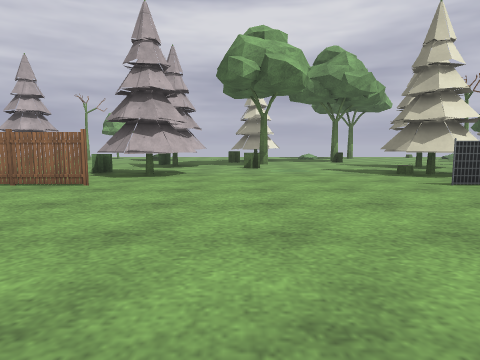
view 1 (above)

24 first-person views from a walk through a level from a Godot 3-D game. The camera is 1.3 m above the floor, tilts 6° down and sees 75° across. Doors that lead somewhere are drawn open, without their leaves. The floor is counted in squares, 2 m on a side. Each view is taken from the middle of a square. On the plan, view 1 faces up. The plan holds only what a view shows up to about 10 squares ahead; the rest is blank. The place goes on beyond the plan. Surface patterns are stand-ins for the level's own textures.

view 2
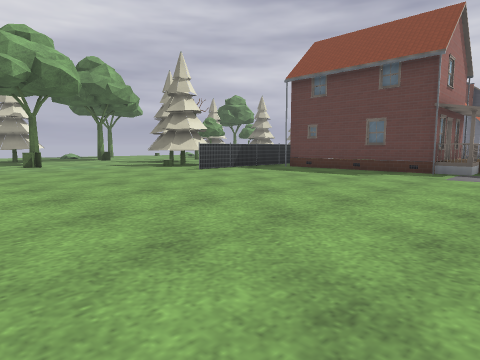

view 3
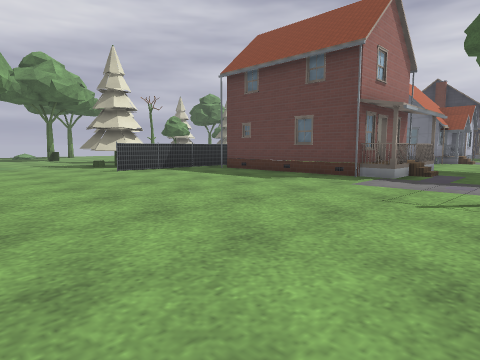

view 4
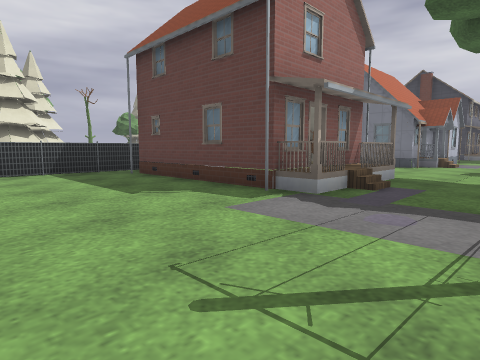

view 5
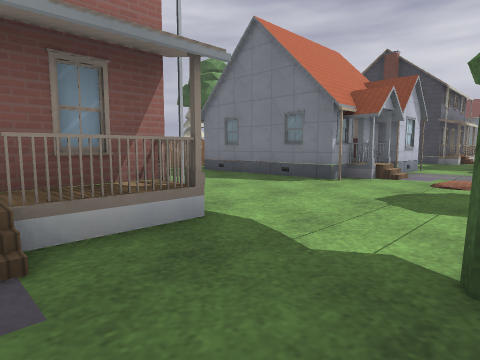

view 6
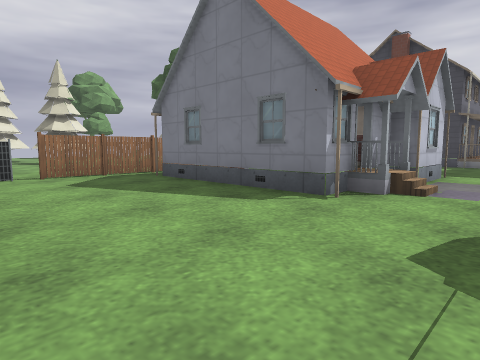

view 7
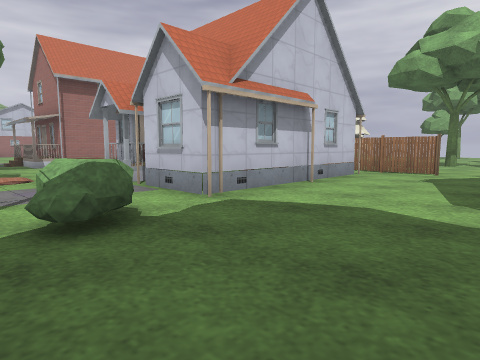

view 8
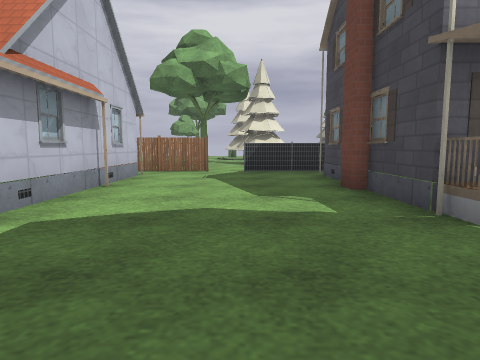

view 9
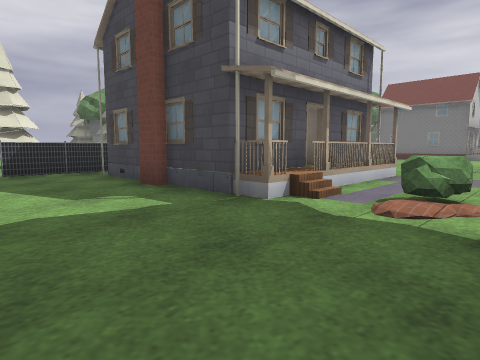

view 10
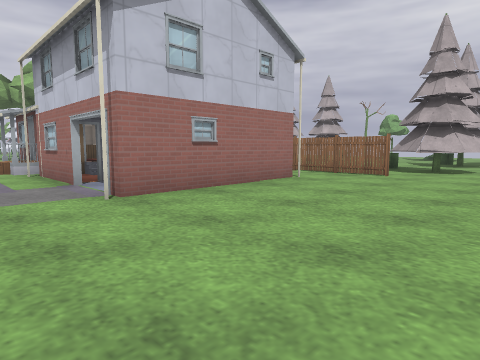

view 11
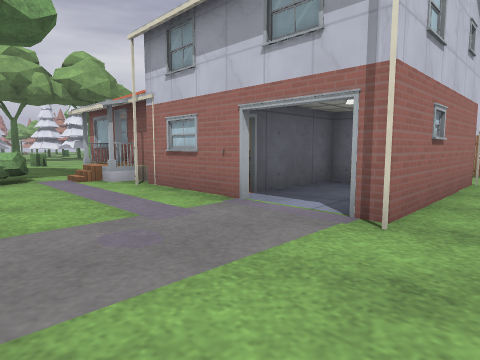

view 12
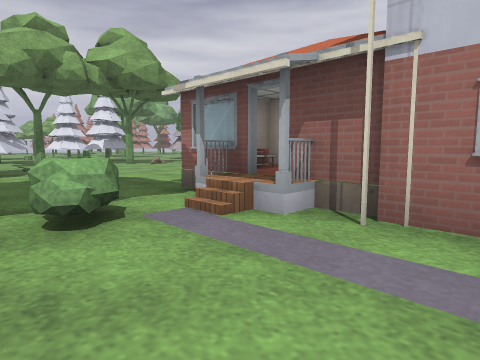

view 13
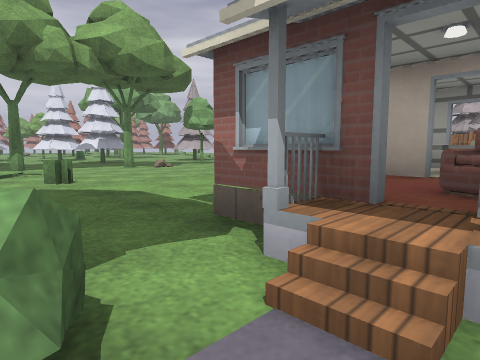

view 14
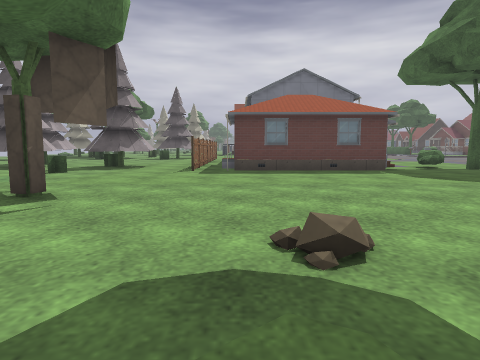

view 15
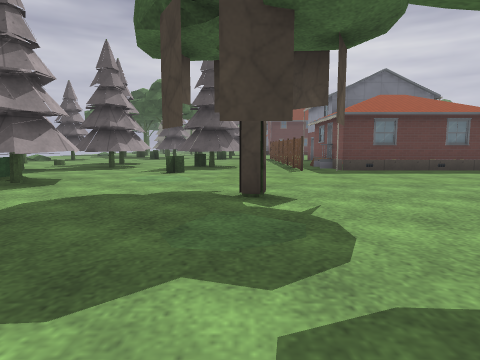

view 16
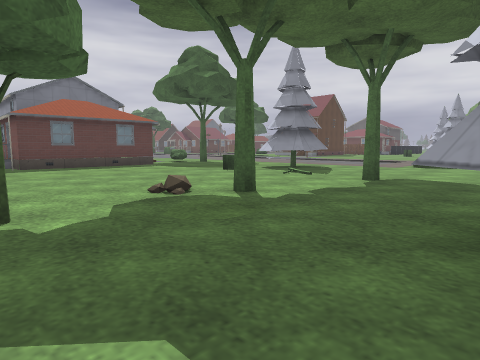

view 17
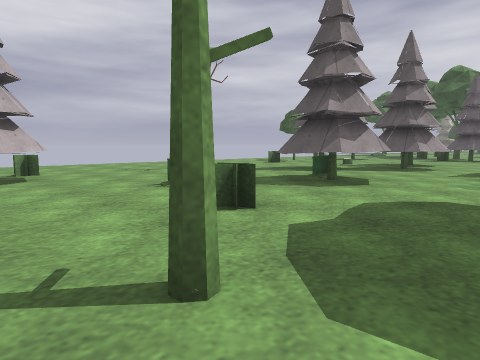

view 18
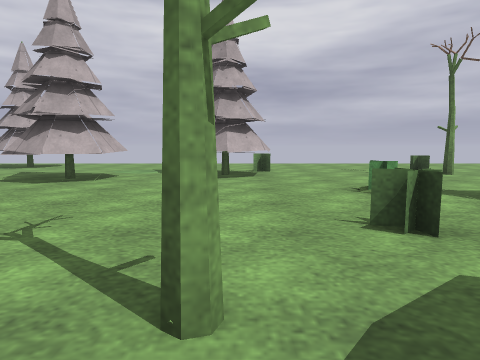

view 19
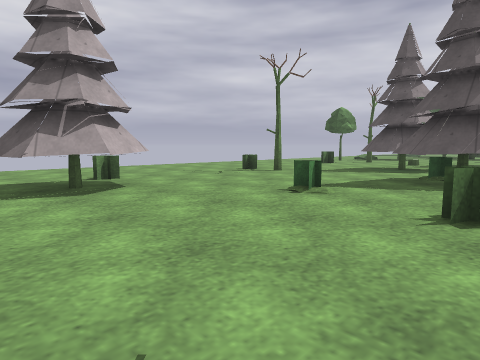

view 20
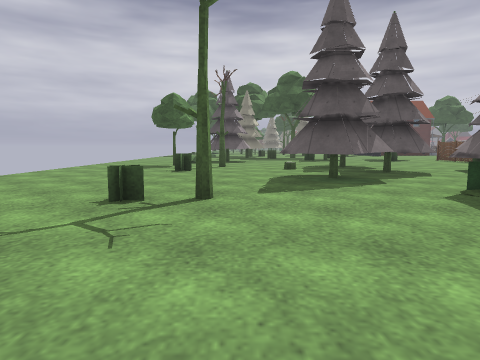

view 21
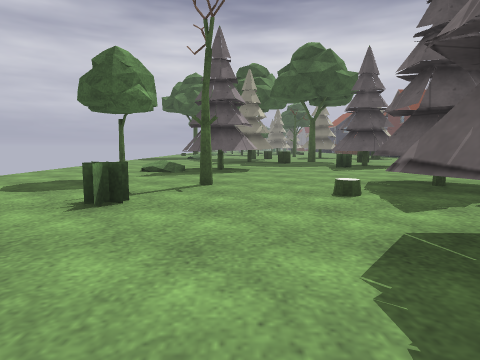

view 22
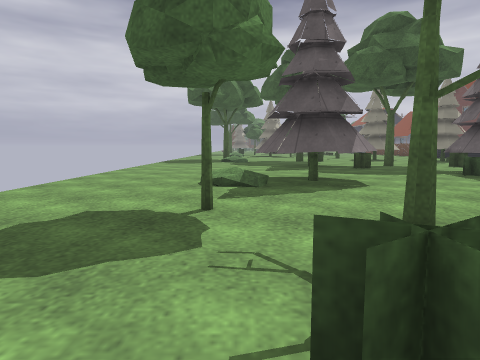

view 23
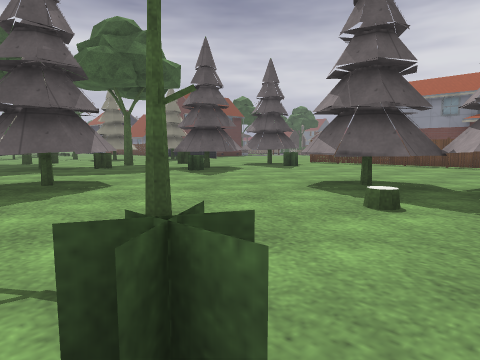

view 24
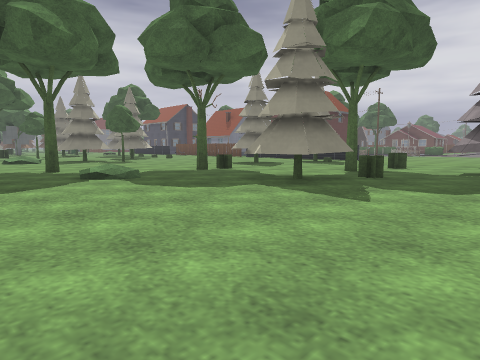

### Floor plan
Key: @ floor where view 1 was taken; # wall or solid block; x gap in a wall; . main floor; : floor 0.25 m higher than the main floor; / step, stairs or slope; D open door; = window, fence, low wall or low ledge; ^ raised ledge; O other object.
Columns run from 22 left of view 1 to 26 right of it. Each row starts with its distance up from view 1.
 20   ...     ..............
 19   .....  .....................
 18   ......................../.#..
 17 ...==........=.#.//......./....
 16 ..##....#.....#..## ........
 15 #.##.............## ..##....
 14 #.........##..........# ..#.
 13 .....=....##..........=...=
 12 .......##.######.......#..
 11  ......##..###  ...##....
 10  ...=.......x......# .=....#
  9   .#......=.##..............x
  8   ..........##....=###....##
  7   ....#.....# ... .###....##     ..      ..
  6 ...#......... ..  .........      ....   ...
  5 ...........#########......#####  x==== ==xx###
  4 #..........##     #..........#   ...##  #...#
  3 #..#.......##   D #..........#   ...#  #....#
  2  ..........######^#..........#   ...#  #....#
  1  ..........#####DD#..........####...##D#....#
  0  .#....=...#DD#DDD#...@......#D##...#D##....##DD#
 -1  ....:......................../....../...........
 -2  ....###....O......................./...O... O...
 -3  ....#     #........  ..........#.     .....x.

Where each view was taken, in squares from view 1:
view 1: 0 up, 0 right, facing up
view 2: 2 down, 2 left, facing up-right
view 3: 3 down, 0 right, facing up-right
view 4: 3 down, 3 right, facing up-right
view 5: 3 down, 8 right, facing up-right
view 6: 2 down, 10 right, facing up-right
view 7: 3 down, 21 right, facing up-left
view 8: 3 down, 20 right, facing up
view 9: 3 down, 19 right, facing up-right
view 10: 2 down, 0 right, facing up-left
view 11: 3 down, 3 left, facing up-left
view 12: 3 down, 7 left, facing up-left
view 13: 2 down, 9 left, facing up-left
view 14: 4 up, 20 left, facing right
view 15: 7 up, 20 left, facing right
view 16: 6 up, 22 left, facing down-right
view 17: 8 up, 20 left, facing up-right
view 18: 8 up, 19 left, facing up
view 19: 10 up, 21 left, facing up-right
view 20: 15 up, 18 left, facing right
view 21: 15 up, 13 left, facing right
view 22: 17 up, 10 left, facing right
view 23: 17 up, 10 left, facing down-right
view 24: 20 up, 3 left, facing down-right
